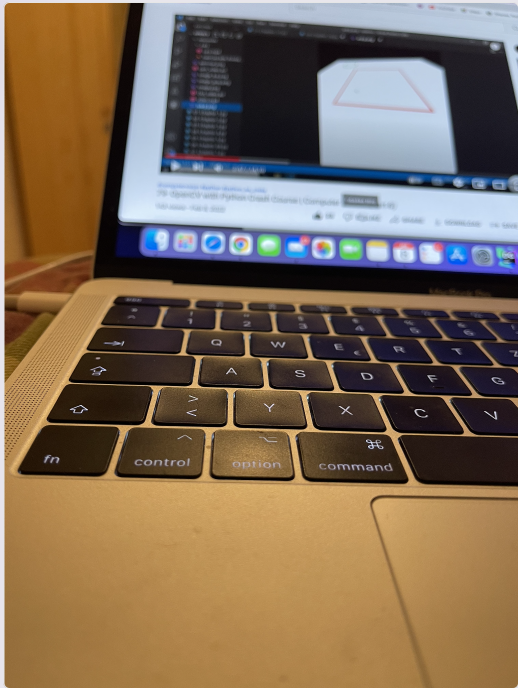
#> input picture OpenCV/Resources/3.png, 1036 x 1376 px, found by its file name (shown at 1/2 size)
$ python cv19_Change_Perspective.py
#> lines starting #> are read from the running program, lines starting #| are printed output that depends on the picture
import cv2 as cv
import numpy as np
img = cv.imread("OpenCV/Resources/3.png")
#> img is the input picture: shape (1376, 1036, 3); mean B, G, R 85.5, 106.5, 126.1

#Finding width and height
print(img.shape)
#| (1376, 1036, 3)
height = 1376
width = 1036
#width,height = 1036,1376


#Defining Points
point1 = np.float32([[237,600],[749,638],[48,955],[823,963]])


# Setting required starting and ending points to the start of processed image i.e 0,0  and ending  point of processed image (max width and height)
point2 = np.float32([[0,0],[width,0],[0,height],[width,height]])

matrix = cv.getPerspectiveTransform(point1,point2)

#creating output image
out_img = cv.warpPerspective(img,matrix,(width,height))
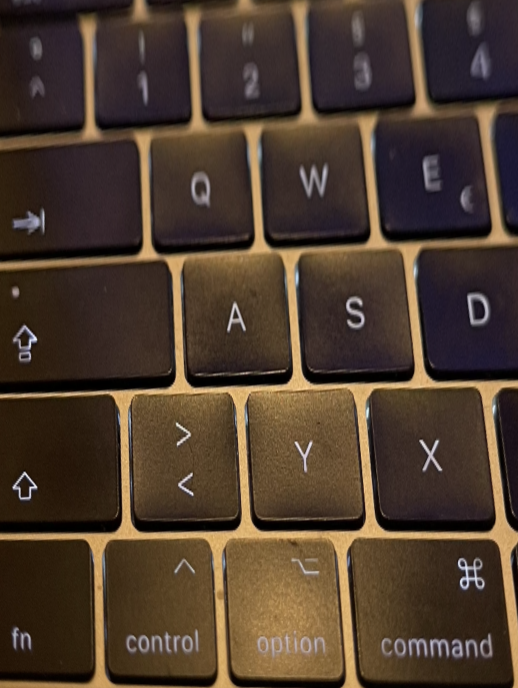
#> out_img: shape (1376, 1036, 3) (shown at 1/2 size); mean B, G, R 46.1, 60.1, 77

cv.imshow("Original image",img)
cv.imshow("transformed image",out_img)
cv.waitKey(0)
cv.destroyAllWindows()

$ run again, with OpenCV/Resources/1.jpeg saved as OpenCV/Resources/3.png
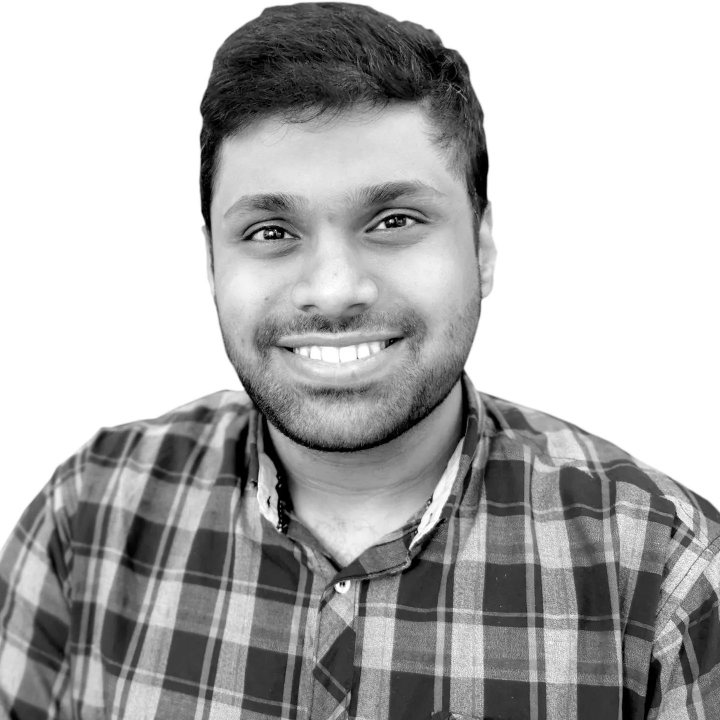
#> input picture OpenCV/Resources/1.jpeg, 1440 x 1440 px, found by its file name (shown at 1/2 size)
#> img is the input picture: shape (1440, 1440, 3); min 0, max 255, mean 178.5
#| (1440, 1440, 3)
#> `out_img = cv.warpPerspective(img,matrix,(width,height))`:
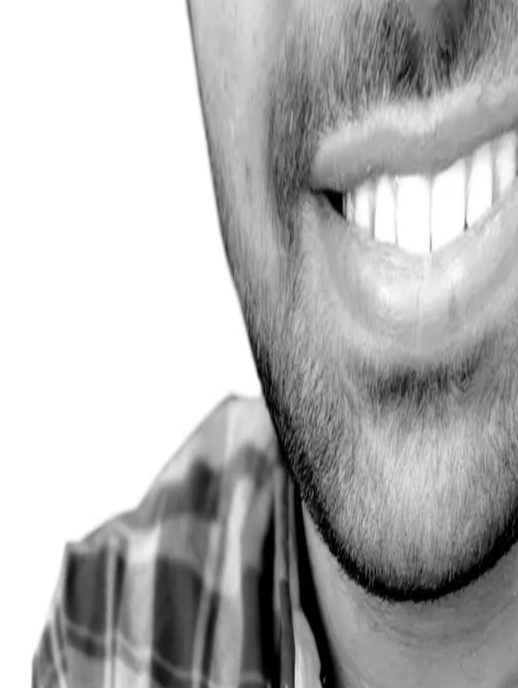
#> out_img: shape (1376, 1036, 3) (shown at 1/2 size); min 0, max 255, mean 179.4

$ run again, with OpenCV/Resources/2.jpg saved as OpenCV/Resources/3.png
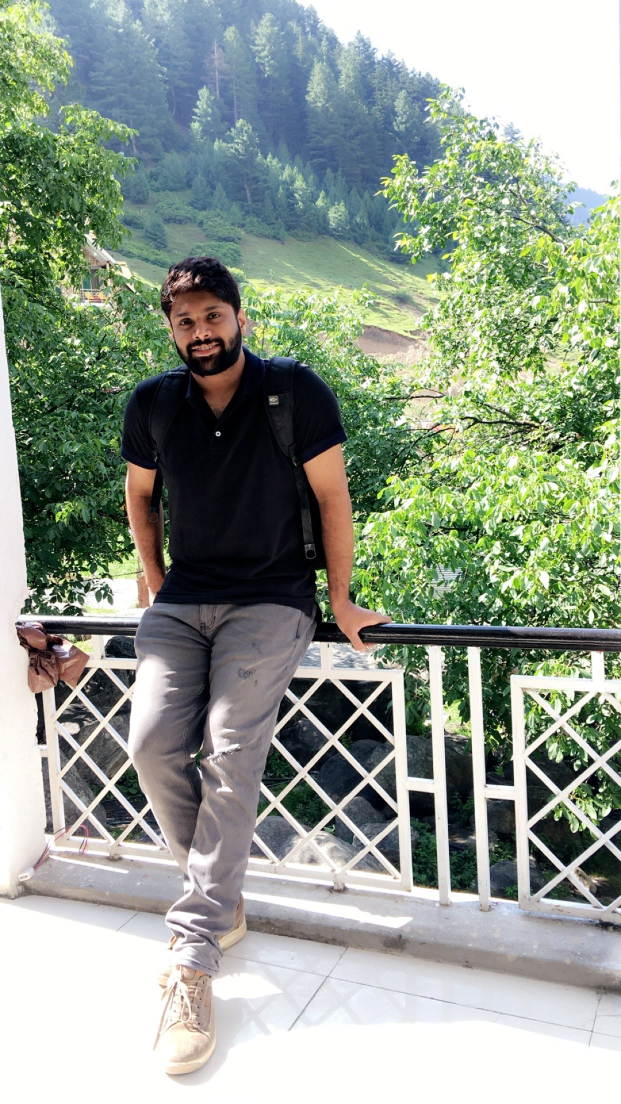
#> input picture OpenCV/Resources/2.jpg, 1242 x 2208 px, found by its file name (shown at 1/2 size)
#> img is the input picture: shape (2208, 1242, 3); mean B, G, R 142.9, 156.7, 146.4
#| (2208, 1242, 3)
#> `out_img = cv.warpPerspective(img,matrix,(width,height))`:
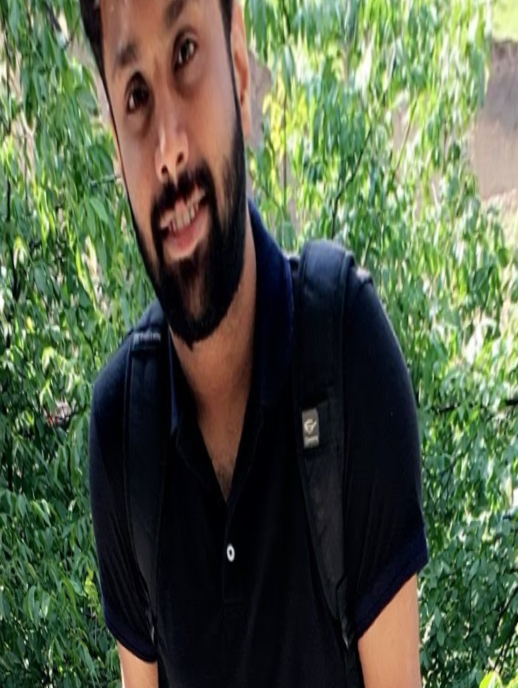
#> out_img: shape (1376, 1036, 3) (shown at 1/2 size); mean B, G, R 69.6, 93.5, 82.9
